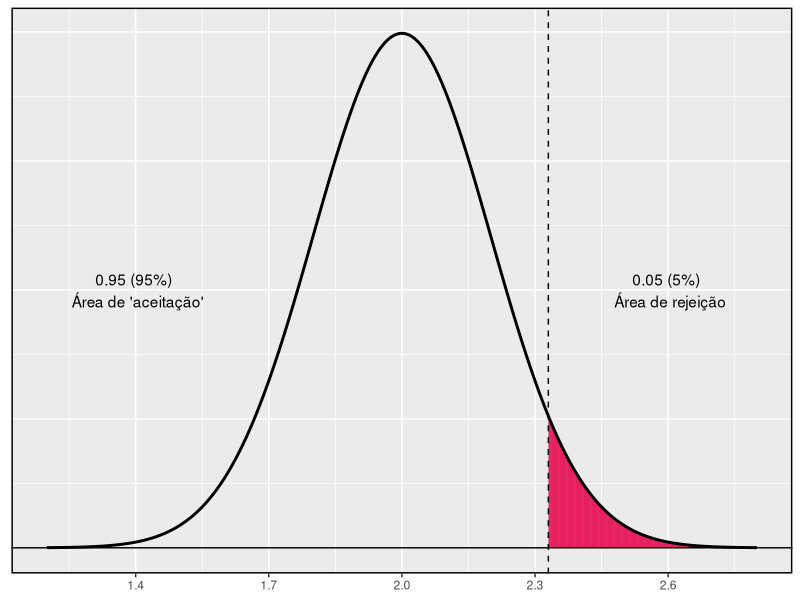
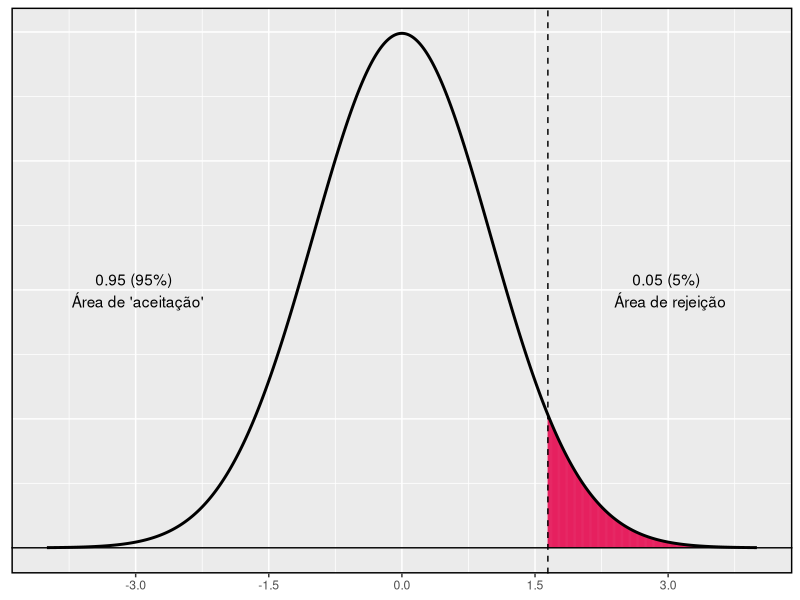
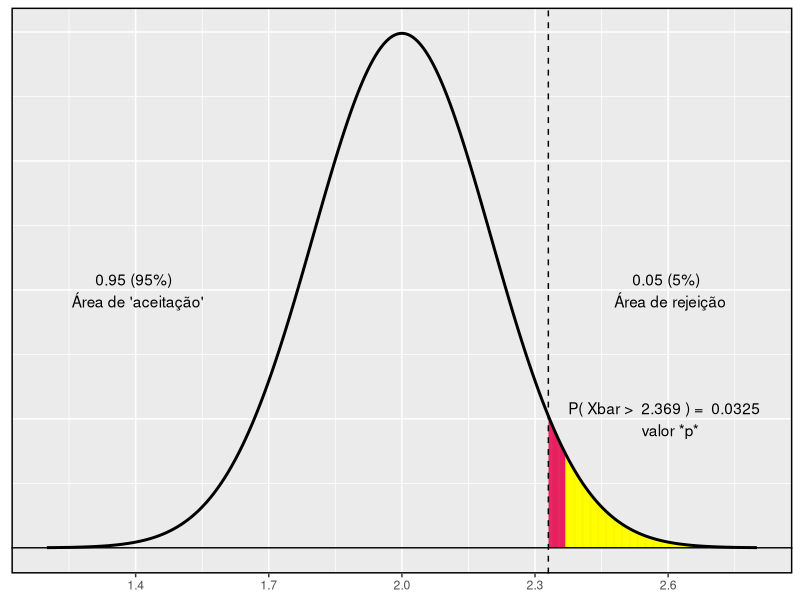
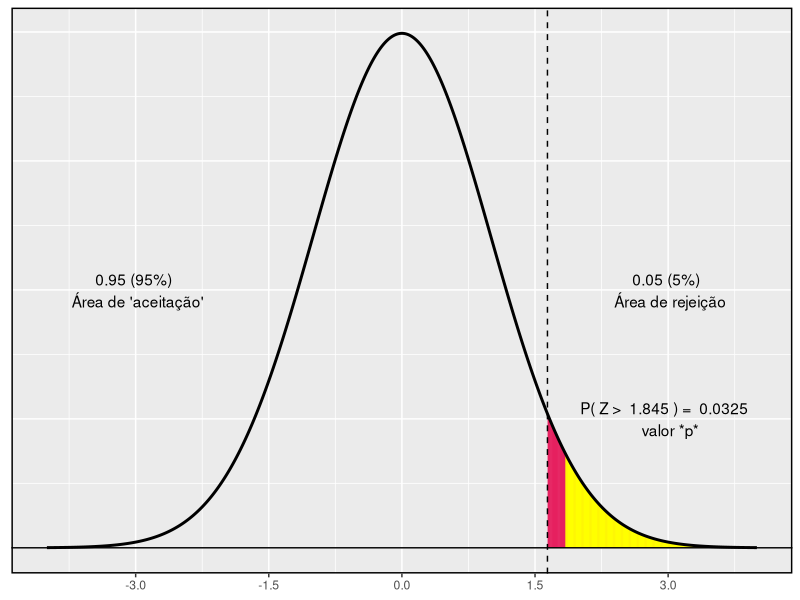

These figures' R source, in order:
## ---- chunk 1
knitr::opts_chunk$set(echo = TRUE)
## ---- chunk 2
library(ggplot2)
set.seed(1)
m <- 2
s <- 1

# test and sample
n <- 25
x <- rnorm(n, m+1, s)
sxbarra <- s / sqrt(n)
zcalc <- (mean(x) - m) / sxbarra

alpha <- 0.05
ztab <- qnorm(p = 1-alpha)
xtab <- round(qnorm(p = 1-alpha, mean = m, sd = sxbarra), digits = 2)

Z <- seq(-4, 4, 0.01)
YZ <- dnorm(Z)
X <- m + sxbarra * Z
YX <- dnorm(X, m, sxbarra)

gg   <- data.frame(Z,X,YZ,YX)
ggplot(data = gg, mapping = aes(x = X, y = YX)) +
  geom_linerange(data = gg[gg$X > xtab,],
                 aes(X, ymin = 0, ymax = YX), colour="#E6205F") +
  # geom_linerange(data = gg[gg$X > mean(x),],
  #                aes(X, ymin = 0, ymax = Y), colour="yellow") +
  geom_path(size = 1) +
  labs(x = NULL, y = NULL) +
  theme(axis.text.y = element_blank(), axis.ticks.y = element_blank(),
        axis.line.y = element_blank()) +
  geom_vline(xintercept = xtab, linetype = "dashed") +
  # geom_vline(xintercept = mean(x), linetype = "solid", colour = "red") +
  geom_hline(yintercept = 0) +
  annotate("text", x = m - 3*sxbarra,
           y = max(YX)/2,    #Y[which(grepl(m - s, X))],
           label = paste(1-alpha, " (", (1-alpha)*100, "%) \n Área de 'aceitação'", sep="")) +
    # annotate("text", x = m , y = max(YX)/2, label = text(paste( 
    #   expression(bar(x) [crítico]), "=", xtab)) +
    annotate("text", x = m + 3*sxbarra,
           y = max(YX)/2,    #Y[which(grepl(m - s, X))],
           label = paste(alpha, " (", alpha*100, "%) \n Área de rejeição", sep="")) +
  scale_x_continuous(breaks = seq(m - 3*sxbarra, m + 3*sxbarra, sxbarra*1.5)) +
  theme(panel.border = element_rect(colour = "black", fill=NA, size=1))

# figure 2
ggplot(data = gg, mapping = aes(x = Z, y = YZ)) +
  geom_linerange(data = gg[gg$Z > ztab,],
                 aes(Z, ymin = 0, ymax = YZ), colour="#E6205F") +
  geom_path(size = 1) +
  labs(x = NULL, y = NULL) +
  theme(axis.text.y = element_blank(), axis.ticks.y = element_blank(),
        axis.line.y = element_blank()) +
  geom_vline(xintercept = ztab, linetype = "dashed") +
  geom_hline(yintercept = 0) +
  annotate("text", x = -3, y = max(YZ)/2,    #Y[which(grepl(m - s, X))],
           label = paste(1-alpha, " (", (1-alpha)*100, "%) \n Área de 'aceitação'", sep="")) +
    annotate("text", x = 3, y = max(YZ)/2,    #Y[which(grepl(m - s, X))],
           label = paste(alpha, " (", alpha*100, "%) \n Área de rejeição", sep="")) +
  scale_x_continuous(breaks = seq(-3, 3, 1.5)) +
  theme(panel.border = element_rect(colour = "black", fill=NA, size=1))
## ---- chunk 3
set.seed(1)
m <- 2
s <- 1

# test and sample
n <- 25
x <- rnorm(n, m + 0.2, s)
sxbarra <- s / sqrt(n)
xbarra <- round(mean(x), 3)
zcalc <- round((xbarra - m) / sxbarra, 3)

alpha <- 0.05
xtab <- round(qnorm(p = 1-alpha, mean = m, sd = sxbarra), digits = 2)
ztab <- round(qnorm(p = 1-alpha), 2)
## ---- chunk 4
# library(ggplot2)
# set.seed(1)
# m <- 2
# s <- 1
# 
# # test and sample
# n <- 25
# x <- rnorm(n, m + 0.2, s)
# sxbarra <- s / sqrt(n)

Z <- seq(-4, 4, 0.01)
YZ <- dnorm(Z)
X <- m + sxbarra * Z
YX <- dnorm(X, m, sxbarra)

gg   <- data.frame(Z,X,YZ,YX)#, xbarra, Yxbarra, zcalc, Yzcalc)
ggplot(data = gg, mapping = aes(x = X, y = YX)) +
  geom_linerange(data = gg[gg$X > xtab,],
                 aes(X, ymin = 0, ymax = YX), colour="#E6205F") +
  geom_linerange(data = gg[gg$X > xbarra,],
                 aes(X, ymin = 0, ymax = YX), colour="yellow") +
  geom_path(size = 1) +
  labs(x = NULL, y = NULL) +
  theme(axis.text.y = element_blank(), axis.ticks.y = element_blank(),
        axis.line.y = element_blank()) +
  geom_vline(xintercept = xtab, linetype = "dashed") +
  # geom_vline(xintercept = xbarra, linetype = "solid", colour = "red") +
  geom_hline(yintercept = 0) +
  annotate("text", x = m - 3*sxbarra,
           y = max(YX)/2,    #Y[which(grepl(m - s, X))],
           label = paste(1-alpha, " (", (1-alpha)*100, "%) \n Área de 'aceitação'", sep="")) +
    # annotate("text", x = m , y = max(YX)/2, label = text(paste( 
    #   expression(bar(x) [crítico]), "=", xtab)) +
    annotate("text", x = m + 3*sxbarra,
           y = max(YX)/2,    #Y[which(grepl(m - s, X))],
           label = paste(alpha, " (", alpha*100, "%) \n Área de rejeição", sep="")) +
    annotate("text", x = m + 3*sxbarra,
           y = max(YX)/4,    #Y[which(grepl(m - s, X))],
           label = paste("P( Xbar > ", xbarra, ") = ", round( pnorm(xbarra, m, sxbarra, lower.tail = FALSE),4), " \n valor *p*")) +
  scale_x_continuous(breaks = seq(m - 3*sxbarra, m + 3*sxbarra, sxbarra*1.5)) +
  theme(panel.border = element_rect(colour = "black", fill=NA, size=1))

# figure 2
ggplot(data = gg, mapping = aes(x = Z, y = YZ)) +
  geom_linerange(data = gg[gg$Z > ztab,],
                 aes(Z, ymin = 0, ymax = YZ), colour="#E6205F") +
    geom_linerange(data = gg[gg$Z > zcalc,],
                 aes(Z, ymin = 0, ymax = YZ), colour="yellow") +
  geom_path(size = 1) +
  labs(x = NULL, y = NULL) +
  theme(axis.text.y = element_blank(), axis.ticks.y = element_blank(),
        axis.line.y = element_blank()) +
  geom_vline(xintercept = ztab, linetype = "dashed") +
  geom_hline(yintercept = 0) +
  annotate("text", x = -3, y = max(YZ)/2,    #Y[which(grepl(m - s, X))],
           label = paste(1-alpha, " (", (1-alpha)*100, "%) \n Área de 'aceitação'", sep="")) +
    annotate("text", x = 3, y = max(YZ)/2,    #Y[which(grepl(m - s, X))],
           label = paste(alpha, " (", alpha*100, "%) \n Área de rejeição", sep="")) +
    annotate("text", x = 3, y = max(YZ)/4,    #Y[which(grepl(m - s, X))],
           label = paste("P( Z > ", zcalc, ") = ", round( pnorm(zcalc, lower.tail = FALSE),4), " \n valor *p*")) +
  scale_x_continuous(breaks = seq(-3, 3, 1.5)) +
  theme(panel.border = element_rect(colour = "black", fill=NA, size=1))
